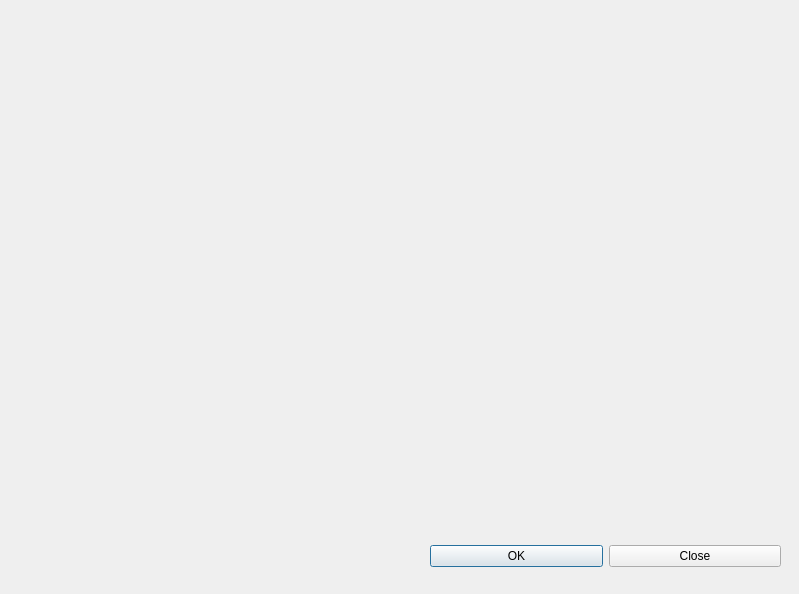
<?xml version="1.0" encoding="UTF-8"?>
<ui version="4.0">
 <class>Dialog_Run</class>
 <widget class="QDialog" name="Dialog_Run">
  <property name="geometry">
   <rect>
    <x>0</x>
    <y>0</y>
    <width>799</width>
    <height>594</height>
   </rect>
  </property>
  <property name="windowTitle">
   <string>Dialog</string>
  </property>
  <widget class="QWidget" name="">
   <property name="geometry">
    <rect>
     <x>430</x>
     <y>530</y>
     <width>351</width>
     <height>53</height>
    </rect>
   </property>
   <layout class="QHBoxLayout" name="horizontalLayout">
    <item>
     <widget class="QPushButton" name="dialog_btn_ok">
      <property name="text">
       <string>OK</string>
      </property>
     </widget>
    </item>
    <item>
     <widget class="QPushButton" name="dialog_btn_close">
      <property name="text">
       <string>Close</string>
      </property>
     </widget>
    </item>
   </layout>
  </widget>
 </widget>
 <resources/>
 <connections/>
</ui>
